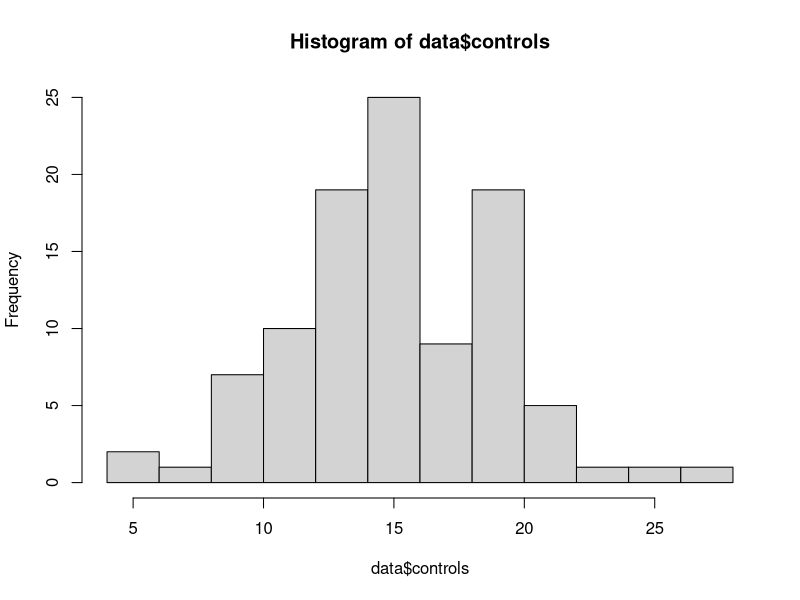
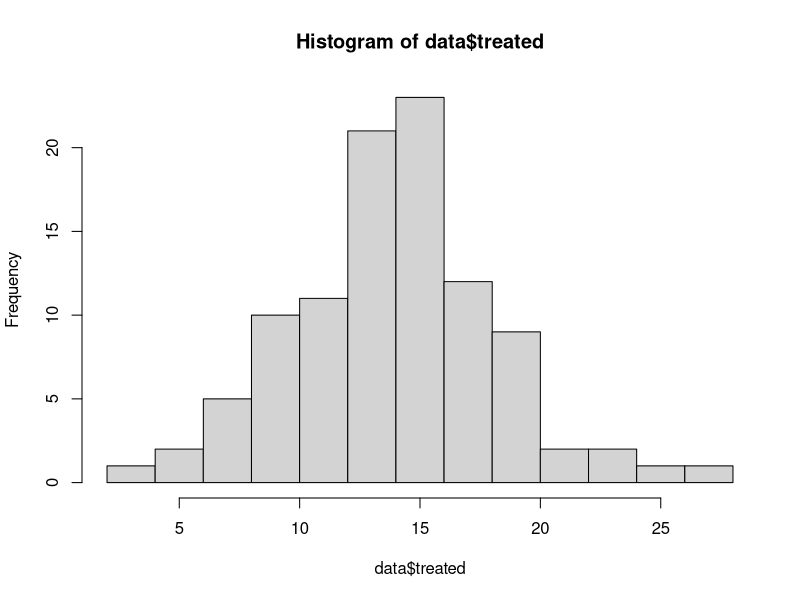
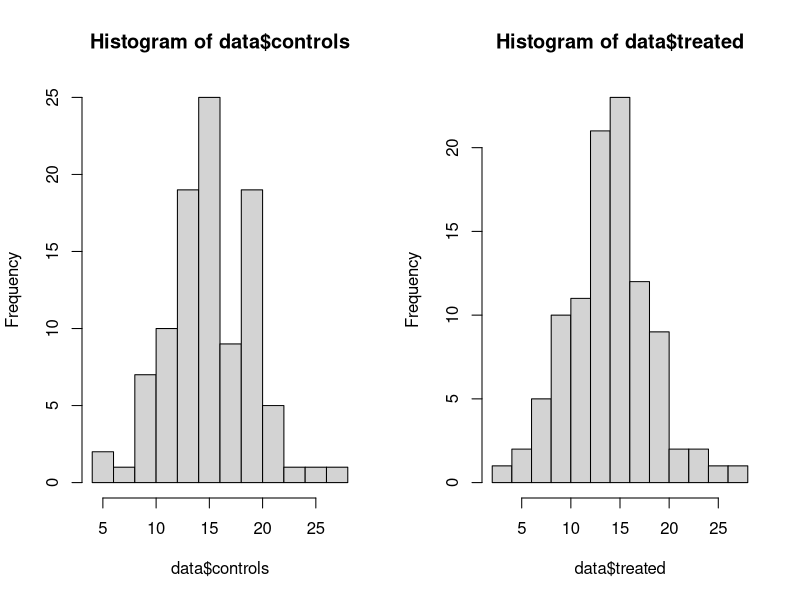
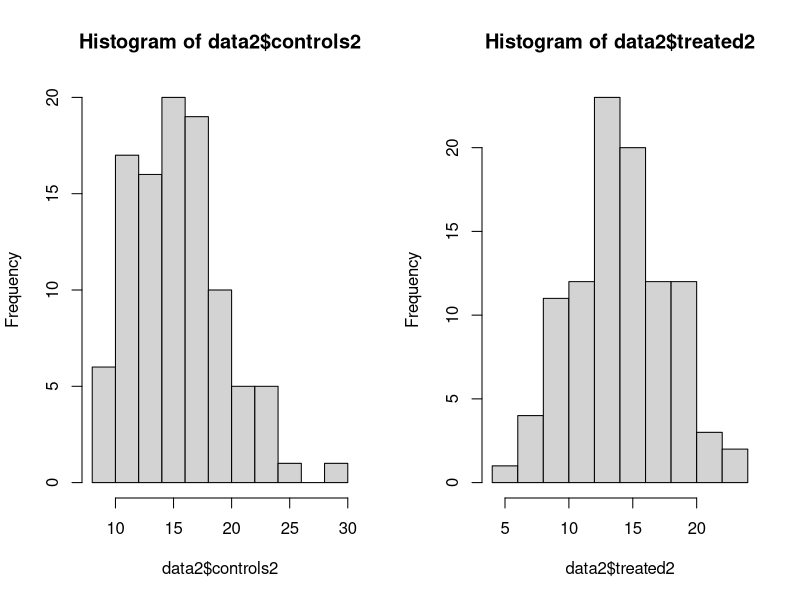
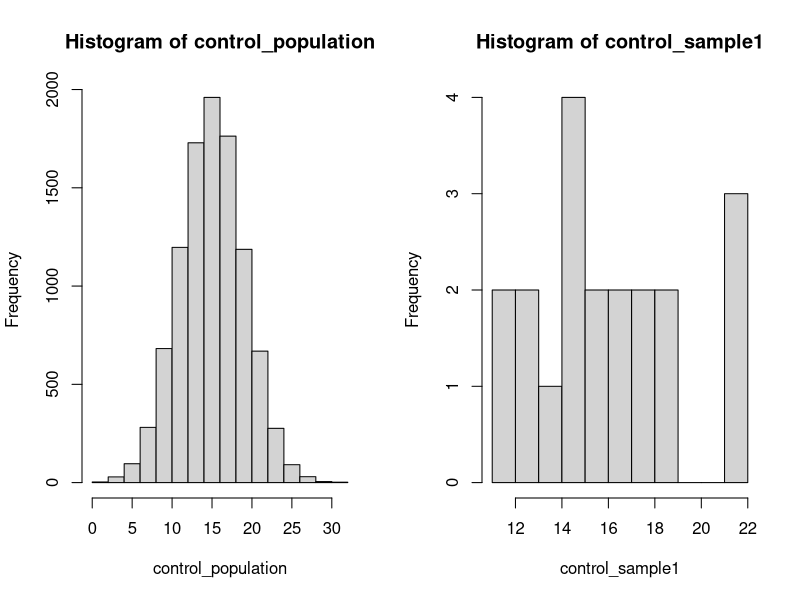
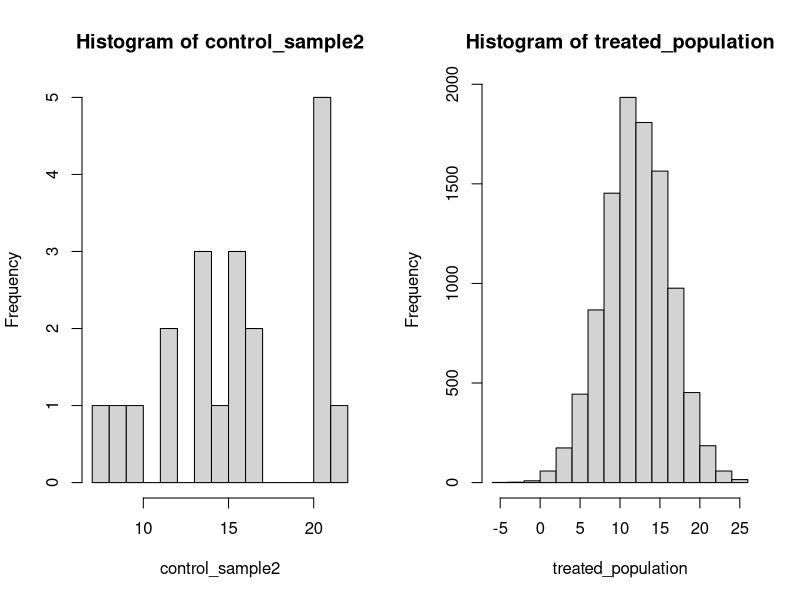
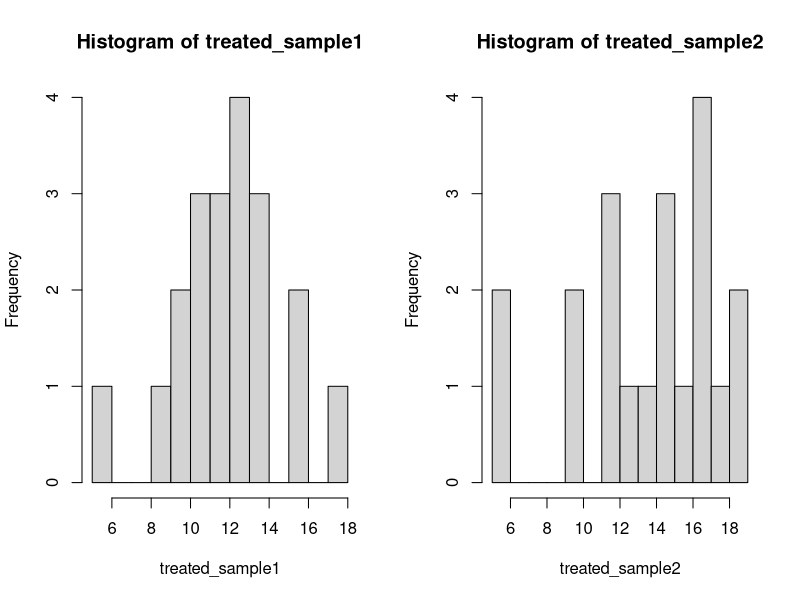
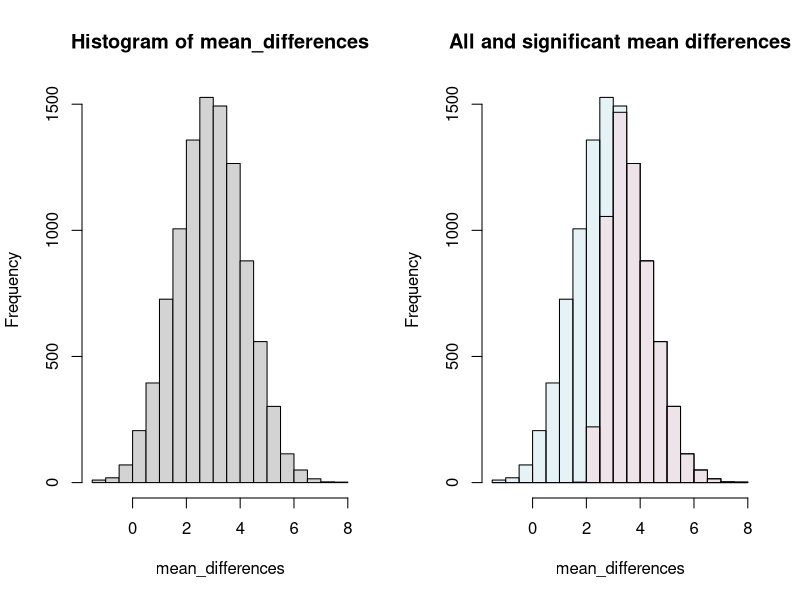

The R source for these figures, in order:
## ---- chunk 1
data <- read.csv('phq9_data.csv')
data
## ---- chunk 2
hist(data$controls, breaks=10)
## ---- chunk 3
hist(data$treated, breaks=10)
## ---- chunk 4
# Two plots side by side.
par(mfrow=c(1,2))
hist(data$controls, breaks=10)
hist(data$treated, breaks=10)
## ---- chunk 5
summary(data)
## ---- chunk 6
data2 <- read.csv('phq9_data2.csv')
data2
## ---- chunk 7
# Two plots side by side.
par(mfrow=c(1,2))
hist(data2$controls2)
hist(data2$treated2)
## ---- chunk 8
summary(data2)
## ---- chunk 9
t.test(data2$controls2, data2$treated2)
## ---- chunk 10
control_population <- rnorm(10000, 15, 4)
hist(control_population)
## ---- chunk 11
control_sample1 <- sample(control_population, 20)
hist(control_sample1, breaks=10)
## ---- chunk 12
control_sample2 <- sample(control_population, 20)
hist(control_sample2, breaks=10)
## ---- chunk 13
mean(control_sample1)
mean(control_sample2)
## ---- chunk 14
treated_population <- rnorm(10000, 12, 4)
hist(treated_population)
## ---- chunk 15
mean(control_population) - mean(treated_population)
## ---- chunk 16
treated_sample1 <- sample(treated_population, 20)
treated_sample2 <- sample(treated_population, 20)
par(mfrow=c(1, 2))
hist(treated_sample1, breaks=10)
hist(treated_sample2, breaks=10)
## ---- chunk 17
mean(treated_sample1)
mean(treated_sample2)
## ---- chunk 18
controls <- sample(control_population, 20)
## ---- chunk 19
treated <- sample(treated_population, 20)
## ---- chunk 20
mean_diff <- mean(controls) - mean(treated)
mean_diff
## ---- chunk 21
t.test(controls, treated)
## ---- chunk 22
mean_differences <- numeric(10000)
p_values <- numeric(10000)
for (i in 1:10000) {  # Repeat stuff between {} 10000 times.
  # You've seen this above. We're just repeating it 10000 times.
  controls <- sample(control_population, 20)
  treated <- sample(treated_population, 20)
  mean_diff <- mean(controls) - mean(treated)
  test_result <- t.test(controls, treated)
  # Store the results from this trial
  mean_differences[i] <- mean_diff
  p_values[i] <- test_result$p.value
}
length(mean_differences)
## ---- chunk 23
hist(mean_differences)
## ---- chunk 24
mean(mean_differences)
sd(mean_differences)
## ---- chunk 25
# Select just the significant differences
significant_diffs <- mean_differences[p_values < 0.05]
length(significant_diffs)
## ---- chunk 26
# 10000 is the number of simulations.
p_sig <- length(significant_diffs) / 10000 
p_sig
## ---- chunk 27
sum(p_values < 0.05) / 10000
## ---- chunk 28
# Don't worry about the code here.  It's just some fancy plotting commands.
md_hist <- hist(mean_differences, plot=FALSE)
p_hist <- hist(significant_diffs, breaks=md_hist$breaks, plot=FALSE)
c1 <- rgb(173, 216, 230, max=255, alpha=80, names="lt.blue")
c2 <- rgb(255, 192, 203, max=255, alpha=80, names="lt.pink")
plot(md_hist, col=c1, main='All and significant mean differences') # Plot 1st histogram using a transparent color
plot(p_hist, col=c2, add=TRUE) # Add 2nd histogram using different color
## ---- chunk 29
p_sig
## ---- chunk 30
beta <- 1 - p_sig
beta
## ---- chunk 31
mean_differences_10 <- numeric(10000)
p_values_10 <- numeric(10000)
for (i in 1:10000) {  # Repeat stuff between {} 10000 times.
  # You've seen this above. We're just repeating it 10000 times.
  controls <- sample(control_population, 10)  # Just 10 patients.
  treated <- sample(treated_population, 10)  # Just 10 patients
  mean_diff <- mean(controls) - mean(treated)
  test_result <- t.test(controls, treated)
  # Store the results from this trial
  mean_differences_10[i] <- mean_diff
  p_values_10[i] <- test_result$p.value
}
## ---- chunk 32
hist(mean_differences_10)
## ---- chunk 33
mean(mean_differences_10)
sd(mean_differences_10)
## ---- chunk 34
significant_diffs_10 <- mean_differences_10[p_values_10 < 0.05]
p_sig_10 <- length(significant_diffs_10) / 10000
p_sig_10
## ---- chunk 35
# Don't worry about the code here.  It's just some fancy plotting commands.
md_hist <- hist(mean_differences_10, plot=FALSE)
p_hist <- hist(significant_diffs_10, breaks=md_hist$breaks, plot=FALSE)
c1 <- rgb(173, 216, 230, max=255, alpha=80, names="lt.blue")
c2 <- rgb(255, 192, 203, max=255, alpha=80, names="lt.pink")
plot(md_hist, col=c1, main='All and significant mean differences; n=10')
plot(p_hist, col=c2, add=TRUE)
## ---- chunk 36
1 - p_sig_10
## ---- chunk 37
controls <- sample(control_population, 20)
treated <- sample(treated_population, 20)
mean_diff <- mean(controls) - mean(treated)
mean_diff
## ---- chunk 38
mean(mean_differences)
## ---- chunk 39
# Mean of the differences, restricted to the experiments where the t-test was
# significant.
mean(significant_diffs)
## ---- chunk 40
# Testing for differences, when there is no population difference.
mean_differences_null <- numeric(10000)
p_values_null <- numeric(10000)
for (i in 1:10000) {  # Repeat stuff between {} 10000 times.
  # You've seen this above. We're just repeating it 10000 times.
  controls <- sample(control_population, 20)
  treated <- sample(control_population, 20)  # From the same population
  mean_diff <- mean(controls) - mean(treated)
  test_result <- t.test(controls, treated)
  # Store the results from this trial
  mean_differences_null[i] <- mean_diff
  p_values_null[i] <- test_result$p.value
}
## ---- chunk 41
mean(mean_differences_null)
## ---- chunk 42
hist(mean_differences_null)
## ---- chunk 43
sum(p_values_null < 0.05) / 10000
## ---- chunk 44
0.99 * 0.08
